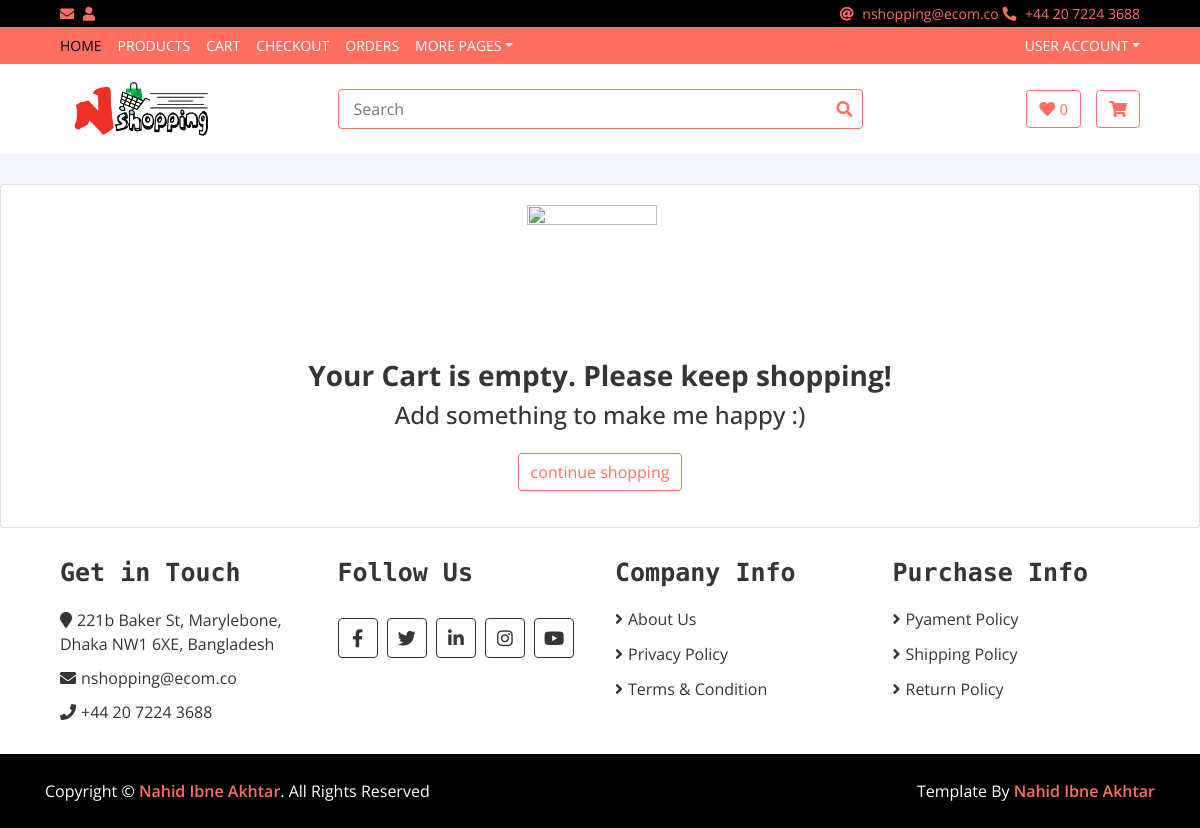
The page /basket on the database its author committed.
### companyinfo/models.py (models this page shows, shortened)
class companyContactInformation(models.Model):
    phone = models.CharField(max_length=20, default='0120000000000')
    email = models.EmailField(max_length=400)
    address = models.TextField(max_length=1000)

class sociallinks(models.Model):
    name = models.CharField(max_length=100)
    link = models.CharField(max_length=600)
    icon = models.CharField(max_length=50)

class copyright(models.Model):
    name = models.CharField(max_length=200)
    link = models.CharField(max_length=600, default='xyz')

### MStore/views/basket.py (the view, shortened to what this page needs)
# urls.py: path('basket', basket.Basket.as_view() , name="basket"),
class Basket(View):
    def get(self, request):
        try:
            the_id = request.session["cart_id"]
            cart = Cart.objects.get(id=the_id)
        except:
            the_id = None
        if the_id:
            new_total = 0.00
            for p in cart.cartitem_set.all():
                line_total = float(p.product.price) * p.quantity
                new_total += line_total
            request.session["item_counts"] = cart.cartitem_set.count()
            cart.total = round(new_total, 2)
            cart_total = cart.total
            try:
                coupon = request.session.get('coupon')
                cpn = Coupon.objects.filter(name=coupon)[0]
                if not cpn.percentage:
                    cart_total = cart_total - float(cpn.number)
                else:
                    cart_total = cart_total - (cart_total * float(cpn.number) / 100)
            except:
                pass
            cart.coupontotal = cart_total
            cart.save()
            context = {'cart': cart}
        else:
            empty_msg = "Your Cart is empty. Please keep shopping!"
            context = {"empty": True, "empty_msg": empty_msg}
        return render(request, 'basket.html', context)

### MStore/views/context_processor.py (called while the page is built)
def context_processor(request):
    social = sociallinks.objects.all()
    address =  companyContactInformation.objects.first()
    copyrght = copyright.objects.first()
    contextview = {
        'social': social,
        'address': address,
        'copyrght': copyrght,
    }
    return contextview

### marketing/models.py (called while the page is built)
    def active(self):
        return self.filter(active=True)

    def featured(self):
        return self.filter(featured=True)\
        .filter(start_date__lt = timezone.now())\
        .filter(end_date__gte = timezone.now())

    def get_queryset(self):
        return MarketingMessageQuerySet(self.model, using=self._db)

    def get_featured_item(self):
        try:
            return self.get_queryset().active().featured().order_by("start_date")[0]
        except:
            return None

### MStore/templates/basket.html (shortened to what this page needs)
{% extends 'base.html' %}
{% load temptags %}
{% block content%}
{% if empty %}
    <div class="row">
        <div class="col-md-12">
            <div class="card">
                <div class="card-body cart">
                    <div class="col-sm-12 empty-cart-cls text-center"> <img src="https://i.imgur.com/dCdflKN.png" width="130" height="130" class="img-fluid mb-4 mr-3">
                        <h3><strong>{{ empty_msg }}</strong></h3>
                        <h4>Add something to make me happy :)</h4> <a href="/products" class="btn btn-primary cart-btn-transform m-3" data-abc="true">continue shopping</a>
                    </div>
                </div>
            </div>
        </div>
    </div>
{% endif %}
{% endblock %}

### MStore/templates/base.html (shortened to what this page needs)
<!DOCTYPE html>
{% load static %}
<html lang="en">
<head>
    <link href="https://stackpath.bootstrapcdn.com/bootstrap/4.4.1/css/bootstrap.min.css" rel="stylesheet">
    <link href="https://cdnjs.cloudflare.com/ajax/libs/font-awesome/5.10.0/css/all.min.css" rel="stylesheet">
    <link href="{% static 'lib/slick/slick.css' %}" rel="stylesheet">
    <link href="{% static 'lib/slick/slick-theme.css' %}" rel="stylesheet">
    <link href="{% static 'css/style.css' %}" rel="stylesheet">
</head>
<body>
<div class="top-bar">
    <div class="container-fluid">
        <div class="row">
            <div class="col-sm-6">
                <i class="fa fa-envelope"></i>
                {% if request.session.fname %}
                Welcome {{ request.session.fname }}
                {% else %}
                <i class="fas fa-user"></i>
                {% endif %}
            </div>
            <div class="col-sm-6">
                {% if address %}
                <i class="fas fa-at"></i>
                {{ address.email }}
                <i class="fa fa-phone-alt"></i>
                {{ address.phone }}
                {% else %}
                <i class="fa fa-phone-alt"></i>
                +0999-999-999
                {% endif %}
            </div>
        </div>
    </div>
</div>
<div class="nav">
    <div class="container-fluid">
        <nav class="navbar navbar-expand-md bg-dark navbar-dark">
            <div class="collapse navbar-collapse justify-content-between" id="navbarCollapse">
                <div class="navbar-nav mr-auto">
                    <a href="/" class="nav-item nav-link active">Home</a>
                    <a href="/products" class="nav-item nav-link">Products</a>
                    <a href="/basket" class="nav-item nav-link">Cart</a>
                    <a href="/checkout" class="nav-item nav-link">Checkout</a>
                    <a href="/orders" class="nav-item nav-link">Orders</a>
                    <div class="nav-item dropdown">
                        <a href="#" class="nav-link dropdown-toggle" data-toggle="dropdown">More Pages</a>
                    </div>
                </div>
                <div class="navbar-nav ml-auto">
                    <div class="nav-item dropdown">
                        <a href="#" class="nav-link dropdown-toggle" data-toggle="dropdown">User Account</a>
                    </div>
                </div>
            </div>
        </nav>
    </div>
</div>
<div class="bottom-bar">
    <div class="container-fluid">
        <div class="row align-items-center">
            <div class="col-md-3">
                <div class="logo">
                    <a href="/">
                        <img src="{% static 'img/nshopping.png' %}" alt="Logo">
                    </a>
                </div>
            </div>
            <div class="col-md-6">
                <div class="search">
                    <form action="/s/">
                        <input type="text" placeholder="Search" aria-label="Search" name="q">
                        <button type="submit"><i class="fa fa-search"></i></button>
                    </form>
                </div>
            </div>
            <div class="col-md-3">
                <div class="user">
                    <a href="wishlist.html" class="btn wishlist">
                        <i class="fa fa-heart"></i>
                        <span>0</span>
                    </a>
                    <a href="/basket" class="btn cart">
                        <i class="fa fa-shopping-cart"></i>
                    </a>
                </div>
            </div>
        </div>
    </div>
</div>
{% block content%}
{% endblock%}
<div class="footer">
    <div class="container-fluid">
        <div class="row">
            <div class="col-lg-3 col-md-6">
                <div class="footer-widget">
                    <h2>Get in Touch</h2>
                    {% if address %}
                    <div class="contact-info">
                        <p><i class="fa fa-map-marker"></i>{{ address.address }}</p>
                        <p><i class="fa fa-envelope"></i>{{ address.email }}</p>
                        <p><i class="fa fa-phone"></i>{{ address.phone }}</p>
                    </div>
                    {% else %}
                    <div class="contact-info">
                        <p><i class="fa fa-map-marker"></i>123 E Store, Los Angeles, USA</p>
                        <p><i class="fa fa-envelope"></i>email@example.com</p>
                        <p><i class="fa fa-phone"></i>+123-456-7890</p>
                    </div>
                    {% endif %}
                </div>
            </div>
            <div class="col-lg-3 col-md-6">
                <div class="footer-widget">
                    <h2>Follow Us</h2>
                    <div class="contact-info">
                        {% if social %}
                        <div class="social">
                            {% for soc in social %}
                            <a href="{{ soc.link }}"><i class="fab {{ soc.icon }}"></i></a>
                            {% endfor %}
                        </div>
                        {% endif %}
                    </div>
                </div>
            </div>
            <div class="col-lg-3 col-md-6">
                <div class="footer-widget">
                    <h2>Company Info</h2>
                    <ul>
                        <li><a href="{% url 'aboutus' 'aboutus-tab' %}">About Us</a></li>
                        <li><a href="{% url 'aboutus' 'privacy-policy-tab' %}">Privacy Policy</a></li>
                        <li><a href="{% url 'aboutus' 'terms-conditions-tab' %}">Terms & Condition</a></li>
                    </ul>
                </div>
            </div>
            <div class="col-lg-3 col-md-6">
                <div class="footer-widget">
                    <h2>Purchase Info</h2>
                    <ul>
                        <li><a href="{% url 'aboutus' 'payment-policy-tab' %}">Pyament Policy</a></li>
                        <li><a href="{% url 'aboutus' 'shipping-policy-tab' %}">Shipping Policy</a></li>
                        <li><a href="{% url 'aboutus' 'return-policy-tab' %}">Return Policy</a></li>
                    </ul>
                </div>
            </div>
        </div>
        </div>
    </div>
<div class="footer-bottom">
    <div class="container">
        <div class="row">
            {% if copyrght %}
            <div class="col-md-6 copyright">
                <p>Copyright &copy; <a href="{{ copyrght.link }}">{{ copyrght.name }}</a>. All Rights Reserved</p>
            </div>
            {% endif %}
            {% if copyrght %}
            <div class="col-md-6 template-by">
                <p>Template By <a href="{{ copyrght.link }}">{{ copyrght.name }}</a></p>
            </div>
            {% endif %}
        </div>
    </div>
</div>
</body>
</html>

### static/css/style.css (style rules this page uses)
body { color: #353535; font-family: 'Open Sans', sans-serif; font-weight: 400; background: #f3f6ff; }
a { color: #FF6F61; }
h2 { font-family: 'Source Code Pro', monospace; font-weight: 700; }
@media (min-width: 992px) { .container-fluid { padding-right: 60px; padding-left: 60px; } }
.btn { color: #FF6F61; background: #ffffff; border: 1px solid #FF6F61; }
.top-bar { padding: 3px 0; font-size: 14px; color: #FF6F61; background: #000000; }
.top-bar i { margin-right: 5px; }
.top-bar .col-sm-6:first-child { text-align: left; }
.top-bar .col-sm-6:last-child { text-align: right; }
.nav { position: relative; }
@media (min-width: 992px) { .nav .container-fluid { padding-left: 52px; padding-right: 52px; } }
.nav .navbar { height: 100%; padding: 0; }
@media (min-width: 768px) { .nav, .nav .navbar { background: #FF6F61 !important; } }
@media (min-width: 768px) { .nav .navbar-dark a.nav-link { color: #ffffff; font-size: 14px; text-transform: uppercase; } }
@media (min-width: 768px) { .nav .navbar-dark a.nav-link:hover, .nav .navbar-dark a.nav-link.active { color: #000000; } }
.bottom-bar { padding: 15px 0; background: #ffffff; margin-bottom: 30px; }
.bottom-bar .logo { text-align: left; overflow: hidden; }
.bottom-bar .logo a img { max-height: 60px; }
.bottom-bar .search { width: 100%; }
.bottom-bar .search input[type=text] { width: 100%; height: 40px; padding: 0 15px; color: #666666; border: 1px solid #FF6F61; border-radius: 4px; }
.bottom-bar .search button { position: absolute; width: 40px; height: 38px; top: 1px; right: 16px; padding: 0 15px; border: none; background: none; color: #FF6F61; border-radius: 0 2px 2px 0; }
.bottom-bar .user { font-size: 0; text-align: right; }
.bottom-bar .user .wishlist { margin-right: 15px; }
.bottom-bar .user .cart i, .bottom-bar .user .wishlist i { color: #FF6F61; }
.bottom-bar .user .cart span, .bottom-bar .user .wishlist span { color: #FF6F61; font-size: 15px; }
@media (min-width: 768px) { .bottom-bar { max-height: 90px; } }
.footer { position: relative; padding: 30px 0 0 0; background: #ffffff; }
.footer .footer-widget { position: relative; width: 100%; margin-bottom: 30px; }
.footer .footer-widget h2 { font-size: 25px; white-space: nowrap; margin-bottom: 20px; }
.footer .footer-widget ul { margin: 0; padding: 0; list-style: none; }
.footer .footer-widget ul li { margin-bottom: 12px; }
.footer .footer-widget ul li:last-child { margin-bottom: 0; }
.footer .footer-widget ul li a { color: #353535; white-space: nowrap; display: block; line-height: 23px; transition: all .3s; }
.footer .footer-widget ul li a::before { content: '\f105'; font-family: 'Font Awesome 5 Free'; font-weight: 900; padding-right: 5px; }
.footer .contact-info p { margin-bottom: 10px; font-size: 16px; }
.footer .contact-info p i { margin-right: 5px; }
.footer .social { position: relative; width: 100%; }
.footer .social a { display: inline-block; margin: 10px 5px 0 0; width: 40px; height: 40px; padding: 6px 0; text-align: center; font-size: 18px; color: #353535; border: 1px solid #353535; border-radius: 4px; transition: all .3s; }
.footer-bottom { position: relative; padding: 25px 0; background: #000000; }
.footer-bottom .copyright { text-align: left; }
.footer-bottom .template-by { text-align: right; }
.footer-bottom .copyright p, .footer-bottom .template-by p { color: #ffffff; font-weight: 400; margin: 0; }
.footer-bottom .copyright p a, .footer-bottom .template-by p a { font-weight: 600; }

### rows shown on the page
companyContactInformation: email "nshopping@ecom.co", phone "+44 20 7224 3688", address "221b Baker St, Marylebone, Dhaka NW1 6XE, Bangladesh"
copyright: name "Nahid Ibne Akhtar"

### other values the page prints
{{ empty_msg }} "Your Cart is empty. Please keep shopping!"
